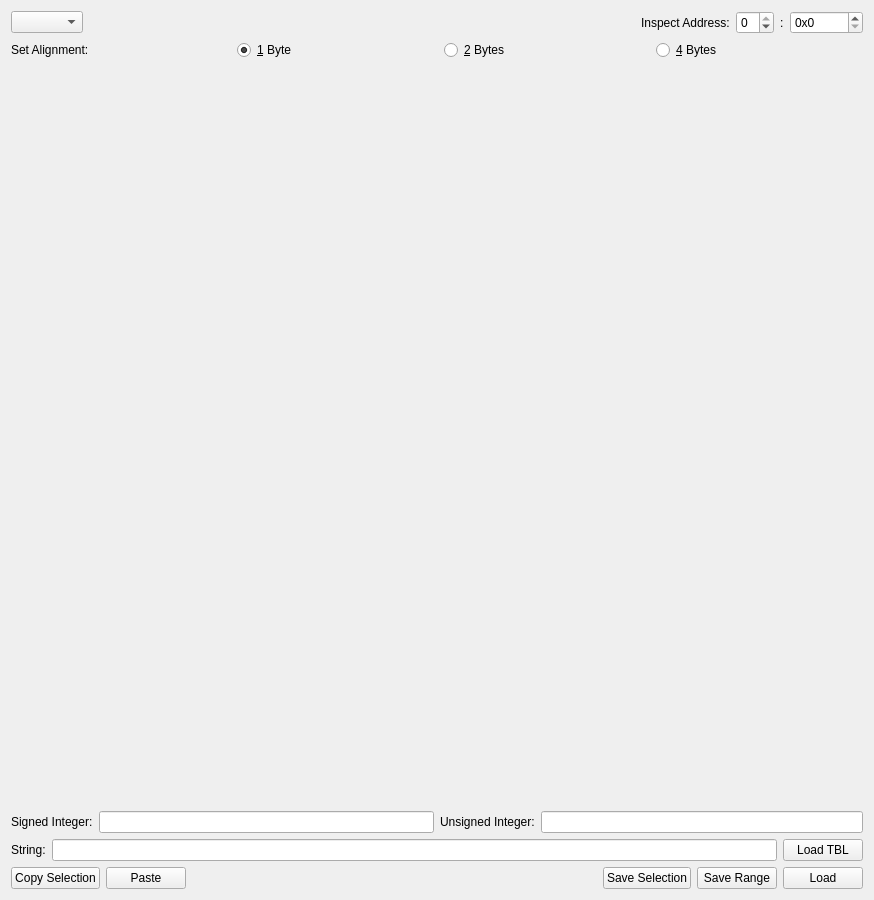
<?xml version="1.0" encoding="UTF-8"?>
<ui version="4.0">
 <class>QGBA::MemoryView</class>
 <widget class="QWidget" name="QGBA::MemoryView">
  <property name="geometry">
   <rect>
    <x>0</x>
    <y>0</y>
    <width>874</width>
    <height>900</height>
   </rect>
  </property>
  <property name="windowTitle">
   <string>Memory</string>
  </property>
  <layout class="QVBoxLayout" name="verticalLayout">
   <item>
    <layout class="QHBoxLayout" name="horizontalLayout">
     <item>
      <widget class="QComboBox" name="regions"/>
     </item>
     <item>
      <spacer name="horizontalSpacer">
       <property name="orientation">
        <enum>Qt::Horizontal</enum>
       </property>
       <property name="sizeHint" stdset="0">
        <size>
         <width>0</width>
         <height>0</height>
        </size>
       </property>
      </spacer>
     </item>
     <item>
      <widget class="QLabel" name="label">
       <property name="text">
        <string>Inspect Address:</string>
       </property>
      </widget>
     </item>
     <item>
      <widget class="QSpinBox" name="segments">
       <property name="minimum">
        <number>-1</number>
       </property>
       <property name="maximum">
        <number>0</number>
       </property>
       <property name="displayIntegerBase">
        <number>16</number>
       </property>
      </widget>
     </item>
     <item>
      <widget class="QLabel" name="segmentColon">
       <property name="text">
        <string notr="true">:</string>
       </property>
      </widget>
     </item>
     <item>
      <widget class="QSpinBox" name="setAddress">
       <property name="accelerated">
        <bool>true</bool>
       </property>
       <property name="prefix">
        <string notr="true">0x</string>
       </property>
       <property name="maximum">
        <number>268435455</number>
       </property>
       <property name="singleStep">
        <number>16</number>
       </property>
       <property name="displayIntegerBase">
        <number>16</number>
       </property>
      </widget>
     </item>
    </layout>
   </item>
   <item>
    <layout class="QHBoxLayout" name="horizontalLayout_3">
     <item>
      <widget class="QLabel" name="label_2">
       <property name="text">
        <string>Set Alignment:</string>
       </property>
      </widget>
     </item>
     <item>
      <spacer name="horizontalSpacer_2">
       <property name="orientation">
        <enum>Qt::Horizontal</enum>
       </property>
       <property name="sizeHint" stdset="0">
        <size>
         <width>0</width>
         <height>0</height>
        </size>
       </property>
      </spacer>
     </item>
     <item>
      <widget class="QRadioButton" name="width8">
       <property name="text">
        <string>&amp;1 Byte</string>
       </property>
       <property name="checked">
        <bool>true</bool>
       </property>
      </widget>
     </item>
     <item>
      <spacer name="horizontalSpacer_4">
       <property name="orientation">
        <enum>Qt::Horizontal</enum>
       </property>
       <property name="sizeHint" stdset="0">
        <size>
         <width>0</width>
         <height>0</height>
        </size>
       </property>
      </spacer>
     </item>
     <item>
      <widget class="QRadioButton" name="width16">
       <property name="text">
        <string>&amp;2 Bytes</string>
       </property>
      </widget>
     </item>
     <item>
      <spacer name="horizontalSpacer_5">
       <property name="orientation">
        <enum>Qt::Horizontal</enum>
       </property>
       <property name="sizeHint" stdset="0">
        <size>
         <width>0</width>
         <height>0</height>
        </size>
       </property>
      </spacer>
     </item>
     <item>
      <widget class="QRadioButton" name="width32">
       <property name="text">
        <string>&amp;4 Bytes</string>
       </property>
      </widget>
     </item>
     <item>
      <spacer name="horizontalSpacer_3">
       <property name="orientation">
        <enum>Qt::Horizontal</enum>
       </property>
       <property name="sizeHint" stdset="0">
        <size>
         <width>0</width>
         <height>0</height>
        </size>
       </property>
      </spacer>
     </item>
    </layout>
   </item>
   <item>
    <widget class="QGBA::MemoryModel" name="hexfield" native="true">
     <property name="sizePolicy">
      <sizepolicy hsizetype="Preferred" vsizetype="Expanding">
       <horstretch>0</horstretch>
       <verstretch>0</verstretch>
      </sizepolicy>
     </property>
    </widget>
   </item>
   <item>
    <layout class="QGridLayout" name="gridLayout">
     <item row="0" column="1">
      <layout class="QHBoxLayout" name="horizontalLayout_6">
       <item>
        <widget class="QLabel" name="label_4">
         <property name="text">
          <string>Unsigned Integer:</string>
         </property>
        </widget>
       </item>
       <item>
        <widget class="QLineEdit" name="uintVal">
         <property name="maxLength">
          <number>10</number>
         </property>
         <property name="readOnly">
          <bool>true</bool>
         </property>
        </widget>
       </item>
      </layout>
     </item>
     <item row="0" column="0">
      <layout class="QHBoxLayout" name="horizontalLayout_2">
       <item>
        <widget class="QLabel" name="label_3">
         <property name="text">
          <string>Signed Integer:</string>
         </property>
        </widget>
       </item>
       <item>
        <widget class="QLineEdit" name="sintVal">
         <property name="maxLength">
          <number>11</number>
         </property>
         <property name="readOnly">
          <bool>true</bool>
         </property>
        </widget>
       </item>
      </layout>
     </item>
     <item row="1" column="0" colspan="2">
      <layout class="QHBoxLayout" name="horizontalLayout_4">
       <item>
        <widget class="QLabel" name="label_5">
         <property name="text">
          <string>String:</string>
         </property>
        </widget>
       </item>
       <item>
        <widget class="QLineEdit" name="stringVal">
         <property name="readOnly">
          <bool>true</bool>
         </property>
        </widget>
       </item>
       <item>
        <widget class="QPushButton" name="loadTBL">
         <property name="text">
          <string>Load TBL</string>
         </property>
        </widget>
       </item>
      </layout>
     </item>
    </layout>
   </item>
   <item>
    <layout class="QHBoxLayout" name="horizontalLayout_5">
     <item>
      <widget class="QPushButton" name="copy">
       <property name="text">
        <string>Copy Selection</string>
       </property>
      </widget>
     </item>
     <item>
      <widget class="QPushButton" name="paste">
       <property name="text">
        <string>Paste</string>
       </property>
      </widget>
     </item>
     <item>
      <spacer name="horizontalSpacer_7">
       <property name="orientation">
        <enum>Qt::Horizontal</enum>
       </property>
       <property name="sizeHint" stdset="0">
        <size>
         <width>40</width>
         <height>20</height>
        </size>
       </property>
      </spacer>
     </item>
     <item>
      <widget class="QPushButton" name="save">
       <property name="text">
        <string>Save Selection</string>
       </property>
      </widget>
     </item>
     <item>
      <widget class="QPushButton" name="saveRange">
       <property name="text">
        <string>Save Range</string>
       </property>
      </widget>
     </item>
     <item>
      <widget class="QPushButton" name="load">
       <property name="text">
        <string>Load</string>
       </property>
      </widget>
     </item>
    </layout>
   </item>
  </layout>
 </widget>
 <customwidgets>
  <customwidget>
   <class>QGBA::MemoryModel</class>
   <extends>QWidget</extends>
   <header>MemoryModel.h</header>
   <container>1</container>
  </customwidget>
 </customwidgets>
 <tabstops>
  <tabstop>regions</tabstop>
  <tabstop>segments</tabstop>
  <tabstop>setAddress</tabstop>
  <tabstop>width8</tabstop>
  <tabstop>width16</tabstop>
  <tabstop>width32</tabstop>
  <tabstop>sintVal</tabstop>
  <tabstop>uintVal</tabstop>
  <tabstop>stringVal</tabstop>
  <tabstop>loadTBL</tabstop>
  <tabstop>copy</tabstop>
  <tabstop>paste</tabstop>
  <tabstop>save</tabstop>
  <tabstop>saveRange</tabstop>
  <tabstop>load</tabstop>
 </tabstops>
 <resources/>
 <connections/>
</ui>
